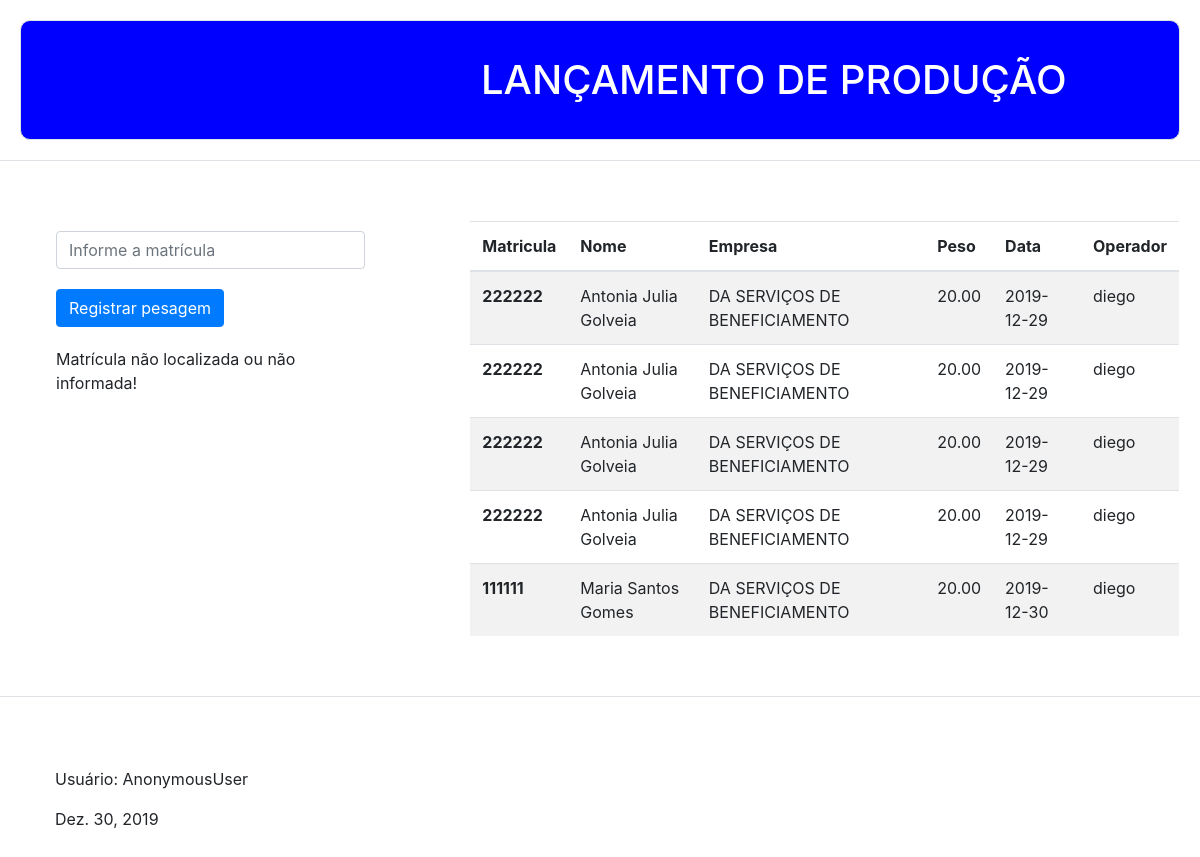
The page / on the database its author committed.
### producao/models.py (models this page shows, shortened)
class ProducaoDiaria(models.Model):
    dia = models.ForeignKey(Calendario, verbose_name='Dia', on_delete=models.CASCADE, blank=False, null=False)
    funcionario = models.ForeignKey(Funcionario, verbose_name='Funcionário', on_delete=models.CASCADE, blank=False, null=False)
    producao = models.DecimalField(max_digits=5, decimal_places=2, verbose_name="Produção do dia", blank=False,
                                   null=False)
    usuario = models.ForeignKey(User, verbose_name='Usuário', on_delete=models.CASCADE, blank=False,
                                    null=False)
    created_at = models.DateTimeField('Criado em', auto_now_add=True)
    updated_at = models.DateTimeField('Criado em', auto_now=True)
    class Meta:
        verbose_name = 'Produção'
        verbose_name_plural = 'Produções'

### funcionario/models.py (models this page shows, shortened)
class Funcionario(models.Model):
    cooperativa = models.ForeignKey(Cooperativa, on_delete=models.CASCADE, related_name='cooperativa', verbose_name="Cooperativa", null=False, blank=False)
    matricula = models.CharField(max_length=6, verbose_name="Matrícula", unique=True, blank=False)
    codigo = models.CharField(max_length=8, verbose_name="Código", unique=True, blank=False)
    nome = models.CharField(max_length=50, verbose_name="Nome", null=False, blank=False)
    apelido = models.CharField(max_length=20, verbose_name="Apelido", blank=True, null=True)
    cpf = models.CharField(max_length=11, verbose_name="CPF", help_text="Digite somente números", null=True, blank=True)
    setor = models.CharField(max_length=30, verbose_name="Setor", null=True, blank=True)
    meta = models.DecimalField(max_digits=5, decimal_places=2, verbose_name="Meta", null=True, blank=True)
    supervisor = models.ForeignKey('self', on_delete=models.CASCADE, related_name='funcionario', verbose_name="Supervisor", null=True, blank=True)
    created_at = models.DateTimeField(' Criado em ', auto_now_add=True)         # Grava data de criação
    updated_at = models.DateTimeField(' Atualizado em ', auto_now=True)          # Grava data de atualização
    class Meta:
        verbose_name = 'Funcionário'
        verbose_name_plural = 'Funcionários'

### cooperativa/models.py (models this page shows)
class Cooperativa(models.Model):
    codigo = models.CharField(max_length=3, verbose_name="Código", unique=True, blank=False, null=False)
    nome = models.CharField(max_length=50, verbose_name="Nome", blank=False, null=False)
    cnpj = models.CharField(max_length=14, verbose_name="CNPJ", unique=True, blank=False, null=False)
    created_at = models.DateTimeField(' Criado em ', auto_now_add=True)  # Grava data de criação
    updated_at = models.DateTimeField(' Atualizado em ', auto_now=True)  # Grava data de atualização
    def __str__(self):
        return self.nome
    class Meta:
        verbose_name = "Cooperativa"
        verbose_name_plural = "Cooperativas"

### calendario/models.py (models this page shows)
class Calendario(models.Model):
    data = models.DateField(verbose_name='Data', blank=False, null=False)
    dia = models.CharField(max_length=20, verbose_name='Dia da semana', blank=False, null=False)
    diaUtil = models.BooleanField(verbose_name='Dia útil', blank=False, null=False)
    observacao = models.CharField(max_length=255, verbose_name='Observações', blank=True, null=True)
    def __str__(self):
        return str(self.data)
    class Meta:
        verbose_name = "Calendário"
        verbose_name_plural = "Calendários"
        ordering = ['data']

### producao/views.py (the view)
# urls.py: path('', index, name="salvarProducao"),
def index(request):
    try:
        matricula = request.POST.get('matricula')
        user = request.user.id
        peso = pegarPeso()
        data_atual = date.today()
        msg = 'Salvo com Sucesso!'
        funcionario = Funcionario.objects.get(matricula=matricula)
        usuario = User.objects.get(id=user)
        data = Calendario.objects.get(data=data_atual)
        producaoNova = ProducaoDiaria(dia=data, funcionario=funcionario, producao=peso, usuario=usuario)
        producaoNova.save()
    except:
        print("Matrícula não localizada ou não informada!")
        msg = 'Matrícula não localizada ou não informada!'
        data_atual = date.today()
    tam = len(ProducaoDiaria.objects.all()) - 5
    producao = ProducaoDiaria.objects.all()[tam:]
    template_name = 'index.html'
    context = {
        'producao': producao,
        'msg': msg,
        'data_atual': data_atual
    }
    return render(request, template_name, context)

### producao/views.py (called while the page is built)
def pegarPeso():
    new_weight = 20
    return (new_weight)

### producao/templates/index.html (shortened to what this page needs)
<!DOCTYPE html>
<html lang="pt-br">
<head>
    <link rel="stylesheet" href="https://stackpath.bootstrapcdn.com/bootstrap/4.3.1/css/bootstrap.min.css"
>
</head>
    <body>
    <div class="row border"style="margin: 20px; padding: 10px; border-radius: 10px; background-color: blue; color: white">
        <h1 style="margin: 25px; margin-left: 450px">LANÇAMENTO DE PRODUÇÃO</h1>
    </div>
    <div class="row border">
        <div class="col-4">
            <form method="POST" action="{% url 'salvarProducao' %}">
                <div class="col-12"style="margin: 20px; padding: 50px; border-radius: 10px;">
                    <div class="row">
                        <input name="matricula" class="form-control" type="number" placeholder="Informe a matrícula" autofocus>
                    </div>
                    <div class="row">
                        <button type="submit" class="btn btn-primary" style="margin-top: 20px">Registrar pesagem</button>
                    </div>
                    <div class="row">
                        <p style="margin-top: 20px">{{ msg }}</p>
                    </div>
                </div>
            </form>
        </div>
        <div class="col-8">
            <div class="col-12" style="padding: 40px">
                <table class="table table-striped" style="margin: 20px">
                    <thead>
                        <tr>
                            <th scope="col">Matricula</th>
                            <th scope="col">Nome</th>
                            <th scope="col">Empresa</th>
                            <th scope="col">Peso</th>
                            <th scope="col">Data</th>
                            <th scope="col">Operador</th>
                        </tr>
                    </thead>
                    <tbody>
                        {% for x in producao %}
                        <div>
                            <tr>
                                <th scope="row">{{ x.funcionario.matricula }}</th>
                                <td>{{ x.funcionario.nome }}</td>
                                <td>{{ x.funcionario.cooperativa }}</td>
                                <td>{{ x.producao }}</td>
                                <td>{{ x.dia }}</td>
                                <td>{{ x.usuario }}</td>
                            </tr>
                        </div>
                        {% endfor %}
                    </tbody>
                </table>
            </div>
        </div>
    </div>
    <div class="row">
        <div class="col-8" style="padding: 70px">
            <p>Usuário: {{ request.user }}</p>
            <p>{{ data_atual }}</p>
        </div>
    </div>
    </body>
</html>

### rows shown on the page
ProducaoDiaria: funcionario.matricula "222222", funcionario.nome "Antonia Julia Golveia", funcionario.cooperativa "DA SERVIÇOS DE BENEFICIAMENTO", producao "20.00", dia "2019-12-29", usuario "diego"
ProducaoDiaria: funcionario.matricula "222222", funcionario.nome "Antonia Julia Golveia", funcionario.cooperativa "DA SERVIÇOS DE BENEFICIAMENTO", producao "20.00", dia "2019-12-29", usuario "diego"
ProducaoDiaria: funcionario.matricula "222222", funcionario.nome "Antonia Julia Golveia", funcionario.cooperativa "DA SERVIÇOS DE BENEFICIAMENTO", producao "20.00", dia "2019-12-29", usuario "diego"
ProducaoDiaria: funcionario.matricula "222222", funcionario.nome "Antonia Julia Golveia", funcionario.cooperativa "DA SERVIÇOS DE BENEFICIAMENTO", producao "20.00", dia "2019-12-29", usuario "diego"
ProducaoDiaria: funcionario.matricula "111111", funcionario.nome "Maria Santos Gomes", funcionario.cooperativa "DA SERVIÇOS DE BENEFICIAMENTO", producao "20.00", dia "2019-12-30", usuario "diego"

### other values the page prints
{{ msg }} "Matrícula não localizada ou não informada!"
{{ request.user }} "AnonymousUser"
